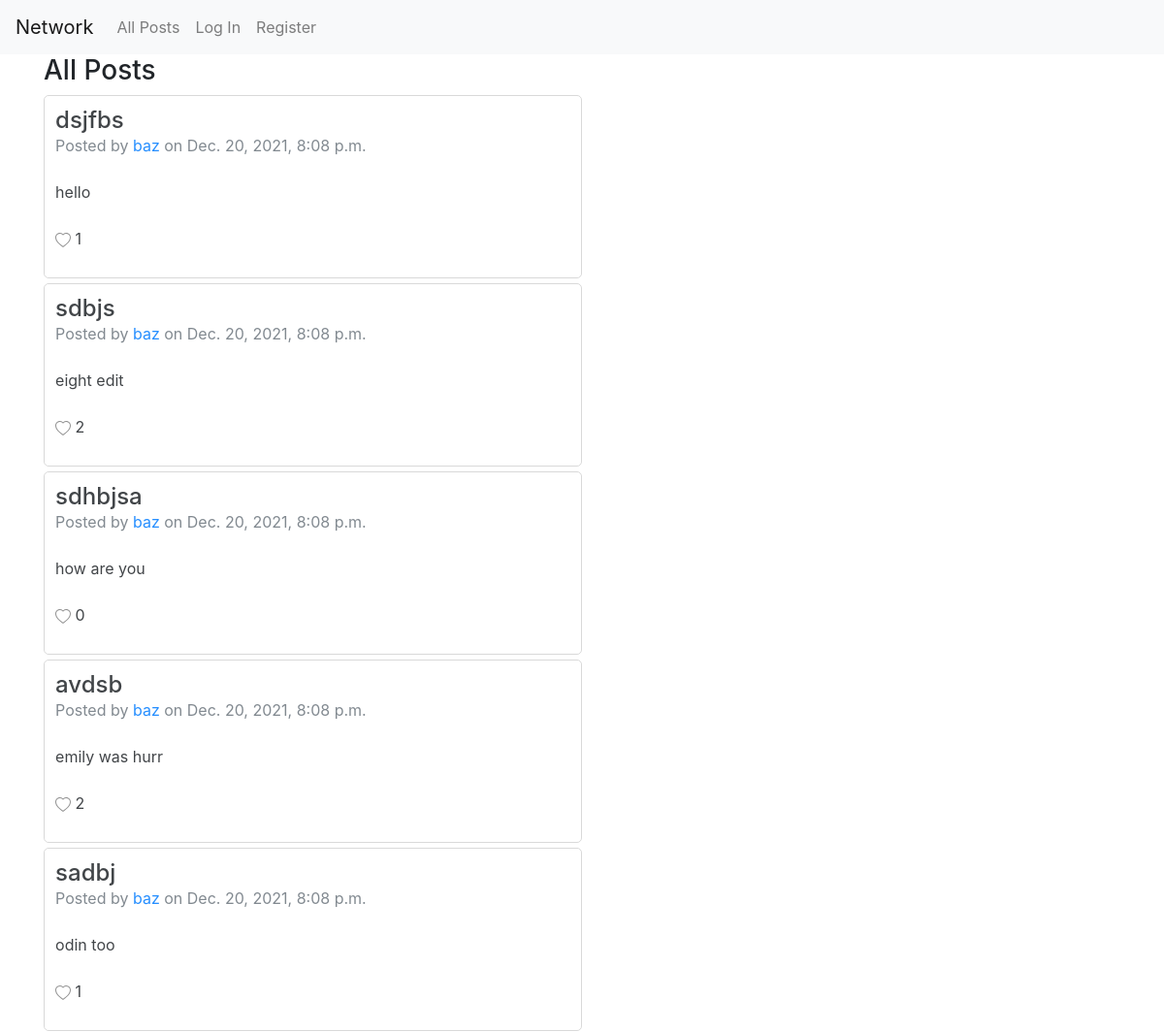
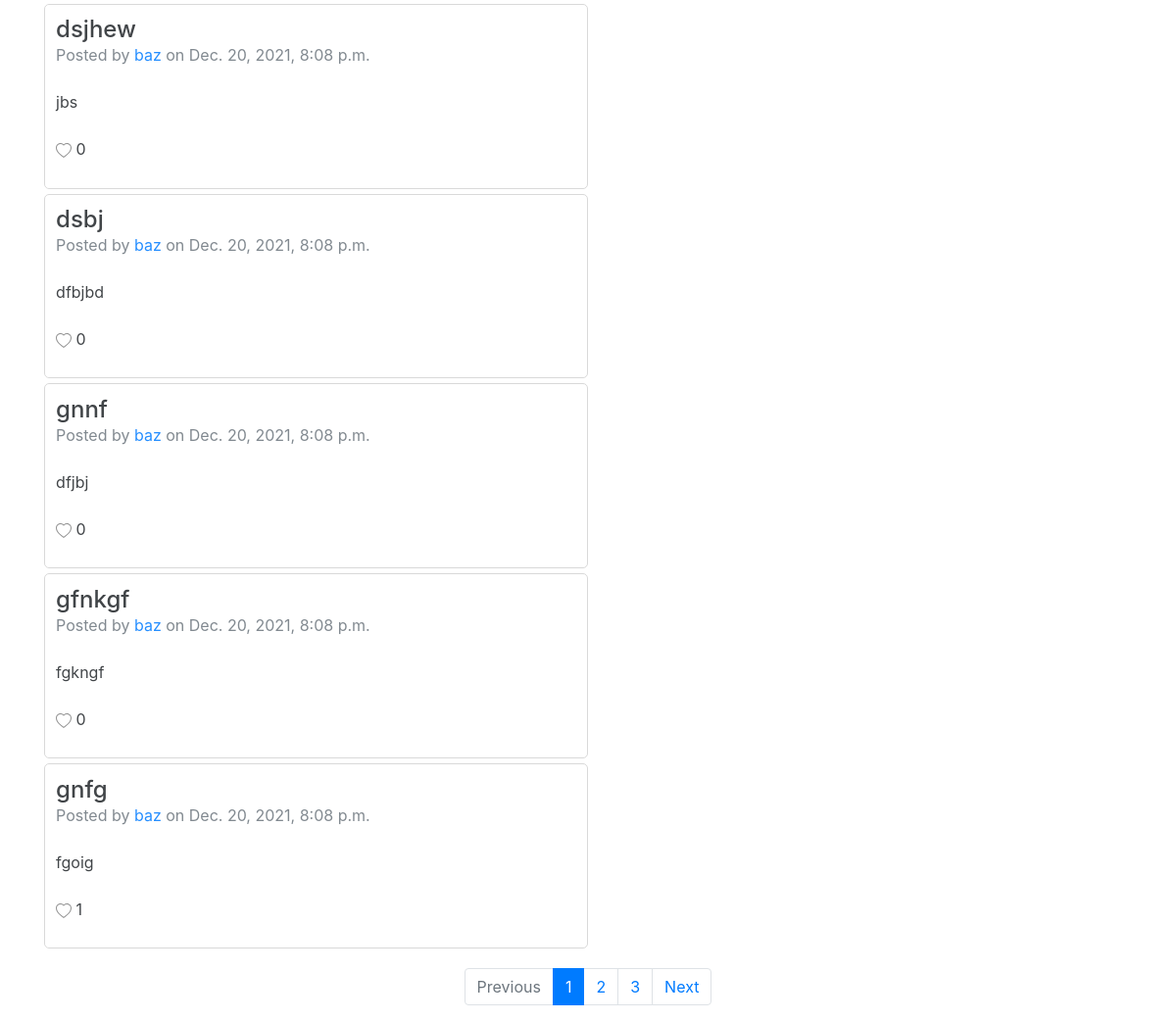
The page / on the database its author committed (2 pictures, top to bottom).
### network/models.py (models this page shows, shortened)
class Post(models.Model):
    title = models.CharField(max_length=64)
    body = models.CharField(max_length=500)
    timestamp = models.DateTimeField(auto_now_add=True)
    user = models.ForeignKey('User', on_delete=models.CASCADE, related_name='post_user')
    liked_by = models.ManyToManyField('User', default=None, blank=True, related_name='post_likes')

class User(AbstractUser):
    pass

### network/views.py (the view)
# urls.py: path("", views.index, name="index"),
def index(request):
    posts = Post.objects.order_by('-timestamp')
    paginator = Paginator(posts, 10) # Show 10 posts per page.
    page_number = request.GET.get('page')
    page_obj = paginator.get_page(page_number)
    return render(request, 'network/index.html', {
        'page_obj': page_obj
    })

### network/templates/network/index.html (shortened to what this page needs)
{% extends "network/layout.html" %}
{% load static %}
{% block body %}
<div class="container justify-content-center">
    <h3>All Posts</h3>
    {% for post in page_obj %}
    <div id="{{ post.id }}" class="list-item" style="margin: 0px; margin-bottom: 5px;">
        <h4 id="post-title" style="margin-bottom: 0px;">{{ post.title }}</h4>
        <p class="text-muted">Posted by <a href="{% url 'profile' post.user.username %}" style="text-decoration: none;">{{ post.user }}</a> on {{ post.timestamp }}</p>
        <br>
        <p id="post-body" value="{{ post.body }}">{{ post.body}}</p>
        <br>
        <div id="likes" style="display: block;">
            {% with user=request.user like_count=post.liked_by.count%}
                {% if user in post.liked_by.all %}
                    <div id="icon-filled" onclick="unlike_post('{{ post.id }}','{{ request.user }}')" style="display: inline-block;">
                        <svg id="filled" xmlns="http://www.w3.org/2000/svg" width="16" height="16" fill="red" class="bi bi-heart-fill" viewBox="0 0 16 16">
                            <path fill-rule="evenodd" d="M8 1.314C12.438-3.248 23.534 4.735 8 15-7.534 4.736 3.562-3.248 8 1.314z"/>
                        </svg>
                    </div>
                    <div id="icon-empty" onclick="like_post('{{ post.id }}','{{ request.user }}')" style="display: none;">
                        <svg id="empty" xmlns="http://www.w3.org/2000/svg" width="16" height="16" fill="grey" class="bi bi-heart" viewBox="0 0 16 16">
                            <path d="m8 2.748-.717-.737C5.6.281 2.514.878 1.4 3.053c-.523 1.023-.641 2.5.314 4.385.92 1.815 2.834 3.989 6.286 6.357 3.452-2.368 5.365-4.542 6.286-6.357.955-1.886.838-3.362.314-4.385C13.486.878 10.4.28 8.717 2.01L8 2.748zM8 15C-7.333 4.868 3.279-3.04 7.824 1.143c.06.055.119.112.176.171a3.12 3.12 0 0 1 .176-.17C12.72-3.042 23.333 4.867 8 15z"/>
                        </svg>
                    </div>
                    <p id="likeCount" style="display: inline-block" value="{{ like_count }}">{{ like_count }}</p>
                {% else %}
                    <div id="icon-empty" onclick="like_post('{{ post.id }}','{{ request.user }}')" style="display: inline-block;">
                    </div>
                    <p id="likeCount" style="display: inline-block" value="{{ like_count }}">{{ like_count }}</p>
                {% endif %}
            {% endwith %}
        </div>
    </div>
    {% endfor %}
</div>
<nav aria-label="page-nav" style="margin-top: 20px;">
    <ul class="pagination justify-content-center">
        {% if page_obj.has_previous %}
            <li class="page-item">
                <a class="page-link" href="?page={{ page_obj.previous_page_number }}">Previous</a>
            </li>
        {% else %}
            <li class="page-item disabled">
                <a class="page-link" aria-disabled="true" href="">Previous</a>
            </li>
        {% endif %}
        {% for i in page_obj.paginator.page_range %}
            {% if i == page_obj.number %}
                <li class="page-item active" aria-current="page">
                    <span class="page-link">
                        {{ i }}
                    </span>
                </li>
            {% else %}
                <li class="page-item"><a class="page-link" href="?page={{ i }}">{{ i }}</a></li>
            {% endif %}
        {% endfor %}
        {% if page_obj.has_next %}
            <li class="page-item">
                <a class="page-link" href="?page={{ page_obj.next_page_number }}">Next</a>
            </li>
        {% else %}
            <li class="page-item disabled">
                <a class="page-link" aria-disabled="true" href="">Next</a>
            </li>
        {% endif %}
    </ul>
</nav>
{% endblock %}

### network/static/network/styles.css (style rules this page uses)
.list-item { border: 1px solid lightgrey; border-radius: 5px; margin-bottom: 1em; opacity: 85%; padding: 1%; width: 50%; }
.list-item > p { margin: 0px; }

### rows shown on the page
Post: title "dsjfbs", user "baz", timestamp "Dec. 20, 2021, 8:08 p.m.", body "hello", liked_by.count "1"
Post: title "sdbjs", user "baz", timestamp "Dec. 20, 2021, 8:08 p.m.", body "eight edit", liked_by.count "2"
Post: title "sdhbjsa", user "baz", timestamp "Dec. 20, 2021, 8:08 p.m.", body "how are you", liked_by.count "0"
Post: title "avdsb", user "baz", timestamp "Dec. 20, 2021, 8:08 p.m.", body "emily was hurr", liked_by.count "2"
Post: title "sadbj", user "baz", timestamp "Dec. 20, 2021, 8:08 p.m.", body "odin too", liked_by.count "1"
Post: title "dsjhew", user "baz", timestamp "Dec. 20, 2021, 8:08 p.m.", body "jbs", liked_by.count "0"
Post: title "dsbj", user "baz", timestamp "Dec. 20, 2021, 8:08 p.m.", body "dfbjbd", liked_by.count "0"
Post: title "gnnf", user "baz", timestamp "Dec. 20, 2021, 8:08 p.m.", body "dfjbj", liked_by.count "0"
Post: title "gfnkgf", user "baz", timestamp "Dec. 20, 2021, 8:08 p.m.", body "fgkngf", liked_by.count "0"
Post: title "gnfg", user "baz", timestamp "Dec. 20, 2021, 8:08 p.m.", body "fgoig", liked_by.count "1"

### other values the page prints
{{ i }} "1"
{{ i }} "2" "3"
